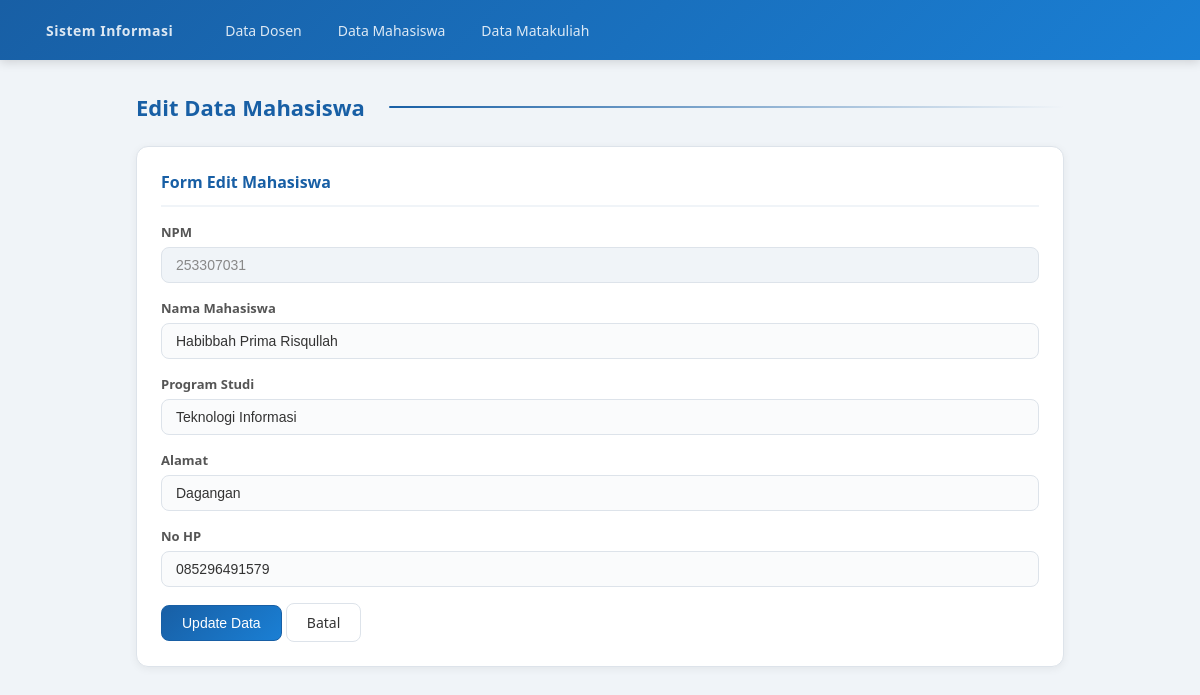
The app's page /editmahasiswa.php?npm=253307031 with its own data.
### tables this page shows
CREATE TABLE `t_mahasiswa` (
  `npm` int(11) NOT NULL,
  `namaMhs` varchar(50) NOT NULL,
  `prodi` varchar(25) DEFAULT NULL,
  `alamat` varchar(70) DEFAULT NULL,
  `noHP` varchar(25) DEFAULT NULL
);

### editmahasiswa.php (the view, shortened to what this page needs)
<?php
$db   = new Database();
$conn = $db->conn;
if (isset($_GET['npm'])) {
    $npm = $_GET['npm'];
    $stmt = $conn->prepare(
        "SELECT * FROM t_mahasiswa WHERE npm = ?"
    );
    $stmt->bind_param("i", $npm);
    $stmt->execute();
    $result = $stmt->get_result();
    $data   = $result->fetch_assoc();
    $npm     = $data['npm'];
    $namaMhs = $data['namaMhs'];
    $prodi   = $data['prodi'];
    $alamat  = $data['alamat'];
    $noHP    = $data['noHP'];
} else {
    header("location:viewmahasiswa.php");
}
?>
<!DOCTYPE html>
<html>
<head>
    <link rel="stylesheet" href="style.css">
</head>
<body>
<nav class="navbar">
    <a href="viewdosen.php" class="navbar-brand">Sistem Informasi</a>
    <a href="viewdosen.php">Data Dosen</a>
    <a href="viewmahasiswa.php">Data Mahasiswa</a>
    <a href="viewmatakuliah.php">Data Matakuliah</a>
</nav>
<div class="page-wrapper">
    <div class="page-title">Edit Data Mahasiswa</div>
    <div class="card">
        <div class="card-header">Form Edit Mahasiswa</div>
        <form action="proses_editmahasiswa.php" method="post">
            <div class="form-group">
                <label>NPM</label>
                <input type="text" value="<?= $npm ?>" disabled>
            </div>
            <div class="form-group">
                <label>Nama Mahasiswa</label>
                <input type="text" name="namaMhs"
                       value="<?= htmlspecialchars($namaMhs) ?>">
            </div>
            <div class="form-group">
                <label>Program Studi</label>
                <input type="text" name="prodi"
                       value="<?= htmlspecialchars($prodi) ?>">
            </div>
            <div class="form-group">
                <label>Alamat</label>
                <input type="text" name="alamat"
                       value="<?= htmlspecialchars($alamat) ?>">
            </div>
            <div class="form-group">
                <label>No HP</label>
                <input type="text" name="noHP"
                       value="<?= htmlspecialchars($noHP) ?>">
            </div>
            <input type="submit" name="edit" value="Update Data" class="btn btn-primary">
            <a href="viewmahasiswa.php" class="btn">Batal</a>
        </form>
    </div>
</div>
</body>
</html>

### style.css (style rules this page uses)
* { margin: 0; padding: 0; box-sizing: border-box; }
body { font-family: 'Segoe UI', Arial, sans-serif; background-color: #f0f4f8; color: #333; min-height: 100vh; display: flex; flex-direction: column; }
.navbar { background: linear-gradient(135deg, #185FA5 0%, #1a7fd4 100%); padding: 0 2rem; display: flex; align-items: center; gap: 0.5rem; height: 60px; box-shadow: 0 2px 10px rgba(0,0,0,0.15); position: sticky; top: 0; z-index: 100; }
.navbar-brand { color: #fff; font-size: 18px; font-weight: bold; text-decoration: none; margin-right: 1rem; letter-spacing: 0.5px; }
.navbar a { color: rgba(255,255,255,0.85); text-decoration: none; font-size: 14px; padding: 6px 14px; border-radius: 6px; transition: all 0.2s; }
.page-wrapper { max-width: 960px; margin: 2rem auto; padding: 0 1rem; flex: 1; width: 100%; }
.page-title { font-size: 22px; font-weight: bold; margin-bottom: 1.5rem; color: #185FA5; display: flex; align-items: center; gap: 0.5rem; }
.page-title::after { content: ''; flex: 1; height: 2px; background: linear-gradient(to right, #185FA5, transparent); margin-left: 1rem; border-radius: 2px; }
.card { background: #fff; border: 1px solid #dde3ea; border-radius: 12px; padding: 1.5rem; margin-bottom: 1.5rem; box-shadow: 0 2px 8px rgba(0,0,0,0.06); transition: box-shadow 0.2s; }
.card-header { font-size: 16px; font-weight: bold; margin-bottom: 1rem; padding-bottom: 0.75rem; border-bottom: 2px solid #f0f4f8; color: #185FA5; display: flex; align-items: center; gap: 0.5rem; }
.form-group { margin-bottom: 1rem; }
.form-group label { display: block; font-size: 13px; color: #555; margin-bottom: 6px; font-weight: 600; }
.form-group input { width: 100%; padding: 9px 14px; border: 1px solid #dde3ea; border-radius: 8px; font-size: 14px; background: #fafbfc; color: #333; transition: all 0.2s; }
.form-group input:disabled { background: #f0f4f8; color: #888; cursor: not-allowed; }
.btn { padding: 9px 20px; border-radius: 8px; font-size: 14px; cursor: pointer; border: 1px solid #dde3ea; background: #fff; color: #333; text-decoration: none; display: inline-block; transition: all 0.2s; font-weight: 500; }
.btn-primary { background: linear-gradient(135deg, #185FA5, #1a7fd4); color: #fff; border-color: #185FA5; }

### records on screen
t_mahasiswa: npm "253307031", namaMhs "Habibbah Prima Risqullah", prodi "Teknologi Informasi", alamat "Dagangan", noHP "085296491579"
